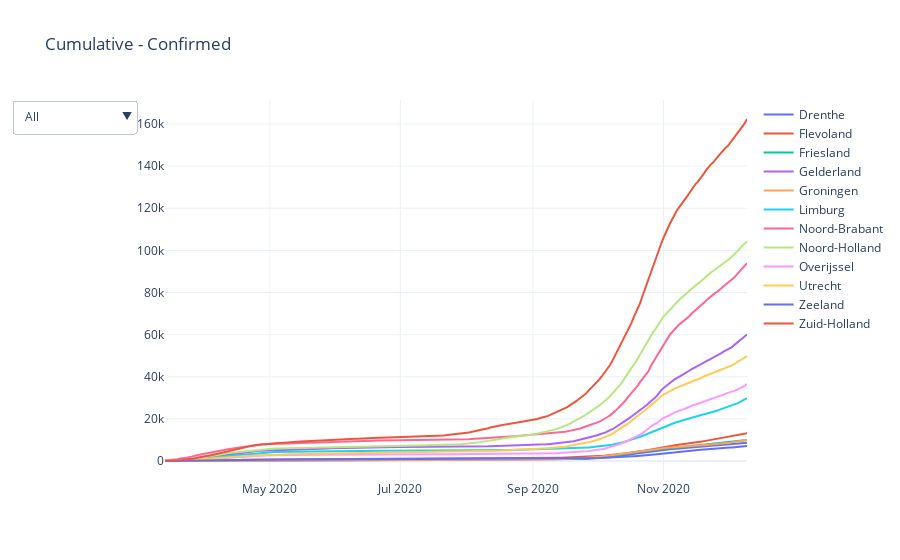
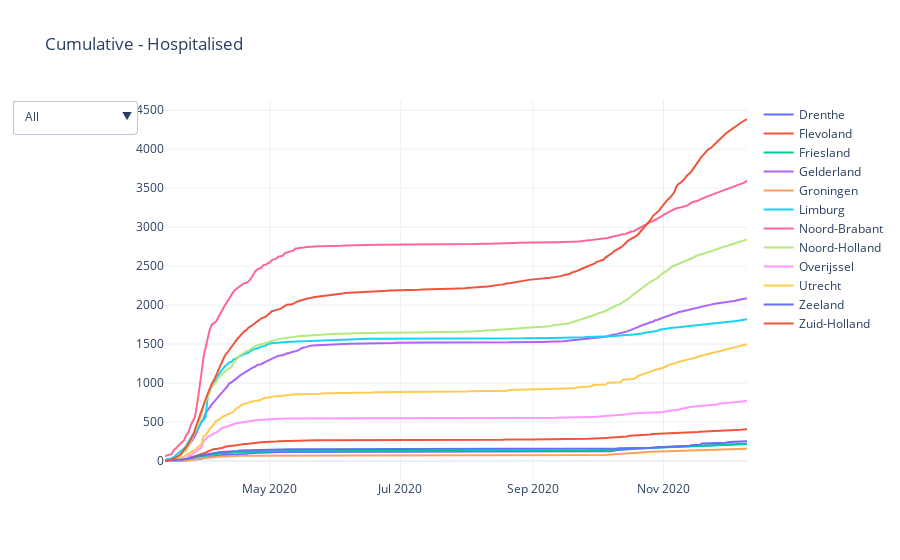

These figures' notebook cell, in order:
### Code cell
## GET LINE PLOTS FOR TOTAL RECORDED CASES, TOTAL ADMITTED, DEATHS - CUMULATIVE###
province_line_plot(dtype='cumu', param='total')
province_line_plot(dtype='cumu', param='admitted')
province_line_plot(dtype='cumu', param='deaths')

### Figure 1 — Plotly figure (JSON) as saved in the notebook; plotly's stock layout.template omitted (floating-point values rounded to 4 significant figures; data arrays with more than 128 entries replaced by an {"elided": "..."} marker saying what was removed)
{"data": [{"name": "Drenthe", "type": "scatter", "x": {"elided": "273 str values"}, "y": {"elided": "273 int values"}}, {"name": "Flevoland", "type": "scatter", "x": {"elided": "273 str values"}, "y": {"elided": "273 int values"}}, {"name": "Friesland", "type": "scatter", "x": {"elided": "273 str values"}, "y": {"elided": "273 int values"}}, {"name": "Gelderland", "type": "scatter", "x": {"elided": "273 str values"}, "y": {"elided": "273 int values"}}, {"name": "Groningen", "type": "scatter", "x": {"elided": "273 str values"}, "y": {"elided": "273 int values"}}, {"name": "Limburg", "type": "scatter", "x": {"elided": "273 str values"}, "y": {"elided": "273 int values"}}, {"name": "Noord-Brabant", "type": "scatter", "x": {"elided": "273 str values"}, "y": {"elided": "273 int values"}}, {"name": "Noord-Holland", "type": "scatter", "x": {"elided": "273 str values"}, "y": {"elided": "273 int values"}}, {"name": "Overijssel", "type": "scatter", "x": {"elided": "273 str values"}, "y": {"elided": "273 int values"}}, {"name": "Utrecht", "type": "scatter", "x": {"elided": "273 str values"}, "y": {"elided": "273 int values"}}, {"name": "Zeeland", "type": "scatter", "x": {"elided": "273 str values"}, "y": {"elided": "273 int values"}}, {"name": "Zuid-Holland", "type": "scatter", "x": {"elided": "273 str values"}, "y": {"elided": "273 int values"}}], "layout": {"autosize": true, "title": {"text": "Cumulative - Confirmed"}, "updatemenus": [{"active": 0, "buttons": [{"args": [{"showlegend": true, "title": "All", "visible": [true, true, true, true, true, true, true, true, true, true, true, true]}], "label": "All", "method": "update"}, {"args": [{"showlegend": true, "title": "Drenthe", "visible": [true, false, false, false, false, false, false, false, false, false, false, false]}], "label": "Drenthe", "method": "update"}, {"args": [{"showlegend": true, "title": "Flevoland", "visible": [false, true, false, false, false, false, false, false, false, false, false, false]}], "label": "Flevoland", "method": "update"}, {"args": [{"showlegend": true, "title": "Friesland", "visible": [false, false, true, false, false, false, false, false, false, false, false, false]}], "label": "Friesland", "method": "update"}, {"args": [{"showlegend": true, "title": "Gelderland", "visible": [false, false, false, true, false, false, false, false, false, false, false, false]}], "label": "Gelderland", "method": "update"}, {"args": [{"showlegend": true, "title": "Groningen", "visible": [false, false, false, false, true, false, false, false, false, false, false, false]}], "label": "Groningen", "method": "update"}, {"args": [{"showlegend": true, "title": "Limburg", "visible": [false, false, false, false, false, true, false, false, false, false, false, false]}], "label": "Limburg", "method": "update"}, {"args": [{"showlegend": true, "title": "Noord-Brabant", "visible": [false, false, false, false, false, false, true, false, false, false, false, false]}], "label": "Noord-Brabant", "method": "update"}, {"args": [{"showlegend": true, "title": "Noord-Holland", "visible": [false, false, false, false, false, false, false, true, false, false, false, false]}], "label": "Noord-Holland", "method": "update"}, {"args": [{"showlegend": true, "title": "Overijssel", "visible": [false, false, false, false, false, false, false, false, true, false, false, false]}], "label": "Overijssel", "method": "update"}, {"args": [{"showlegend": true, "title": "Utrecht", "visible": [false, false, false, false, false, false, false, false, false, true, false, false]}], "label": "Utrecht", "method": "update"}, {"args": [{"showlegend": true, "title": "Zeeland", "visible": [false, false, false, false, false, false, false, false, false, false, true, false]}], "label": "Zeeland", "method": "update"}, {"args": [{"showlegend": true, "title": "Zuid-Holland", "visible": [false, false, false, false, false, false, false, false, false, false, false, true]}], "label": "Zuid-Holland", "method": "update"}]}]}}

### Figure 2 — Plotly figure (JSON) as saved in the notebook; plotly's stock layout.template omitted (floating-point values rounded to 4 significant figures; data arrays with more than 128 entries replaced by an {"elided": "..."} marker saying what was removed)
{"data": [{"name": "Drenthe", "type": "scatter", "x": {"elided": "273 str values"}, "y": {"elided": "273 int values"}}, {"name": "Flevoland", "type": "scatter", "x": {"elided": "273 str values"}, "y": {"elided": "273 int values"}}, {"name": "Friesland", "type": "scatter", "x": {"elided": "273 str values"}, "y": {"elided": "273 int values"}}, {"name": "Gelderland", "type": "scatter", "x": {"elided": "273 str values"}, "y": {"elided": "273 int values"}}, {"name": "Groningen", "type": "scatter", "x": {"elided": "273 str values"}, "y": {"elided": "273 int values"}}, {"name": "Limburg", "type": "scatter", "x": {"elided": "273 str values"}, "y": {"elided": "273 int values"}}, {"name": "Noord-Brabant", "type": "scatter", "x": {"elided": "273 str values"}, "y": {"elided": "273 int values"}}, {"name": "Noord-Holland", "type": "scatter", "x": {"elided": "273 str values"}, "y": {"elided": "273 int values"}}, {"name": "Overijssel", "type": "scatter", "x": {"elided": "273 str values"}, "y": {"elided": "273 int values"}}, {"name": "Utrecht", "type": "scatter", "x": {"elided": "273 str values"}, "y": {"elided": "273 int values"}}, {"name": "Zeeland", "type": "scatter", "x": {"elided": "273 str values"}, "y": {"elided": "273 int values"}}, {"name": "Zuid-Holland", "type": "scatter", "x": {"elided": "273 str values"}, "y": {"elided": "273 int values"}}], "layout": {"autosize": true, "title": {"text": "Cumulative - Hospitalised"}, "updatemenus": [{"active": 0, "buttons": [{"args": [{"showlegend": true, "title": "All", "visible": [true, true, true, true, true, true, true, true, true, true, true, true]}], "label": "All", "method": "update"}, {"args": [{"showlegend": true, "title": "Drenthe", "visible": [true, false, false, false, false, false, false, false, false, false, false, false]}], "label": "Drenthe", "method": "update"}, {"args": [{"showlegend": true, "title": "Flevoland", "visible": [false, true, false, false, false, false, false, false, false, false, false, false]}], "label": "Flevoland", "method": "update"}, {"args": [{"showlegend": true, "title": "Friesland", "visible": [false, false, true, false, false, false, false, false, false, false, false, false]}], "label": "Friesland", "method": "update"}, {"args": [{"showlegend": true, "title": "Gelderland", "visible": [false, false, false, true, false, false, false, false, false, false, false, false]}], "label": "Gelderland", "method": "update"}, {"args": [{"showlegend": true, "title": "Groningen", "visible": [false, false, false, false, true, false, false, false, false, false, false, false]}], "label": "Groningen", "method": "update"}, {"args": [{"showlegend": true, "title": "Limburg", "visible": [false, false, false, false, false, true, false, false, false, false, false, false]}], "label": "Limburg", "method": "update"}, {"args": [{"showlegend": true, "title": "Noord-Brabant", "visible": [false, false, false, false, false, false, true, false, false, false, false, false]}], "label": "Noord-Brabant", "method": "update"}, {"args": [{"showlegend": true, "title": "Noord-Holland", "visible": [false, false, false, false, false, false, false, true, false, false, false, false]}], "label": "Noord-Holland", "method": "update"}, {"args": [{"showlegend": true, "title": "Overijssel", "visible": [false, false, false, false, false, false, false, false, true, false, false, false]}], "label": "Overijssel", "method": "update"}, {"args": [{"showlegend": true, "title": "Utrecht", "visible": [false, false, false, false, false, false, false, false, false, true, false, false]}], "label": "Utrecht", "method": "update"}, {"args": [{"showlegend": true, "title": "Zeeland", "visible": [false, false, false, false, false, false, false, false, false, false, true, false]}], "label": "Zeeland", "method": "update"}, {"args": [{"showlegend": true, "title": "Zuid-Holland", "visible": [false, false, false, false, false, false, false, false, false, false, false, true]}], "label": "Zuid-Holland", "method": "update"}]}]}}
